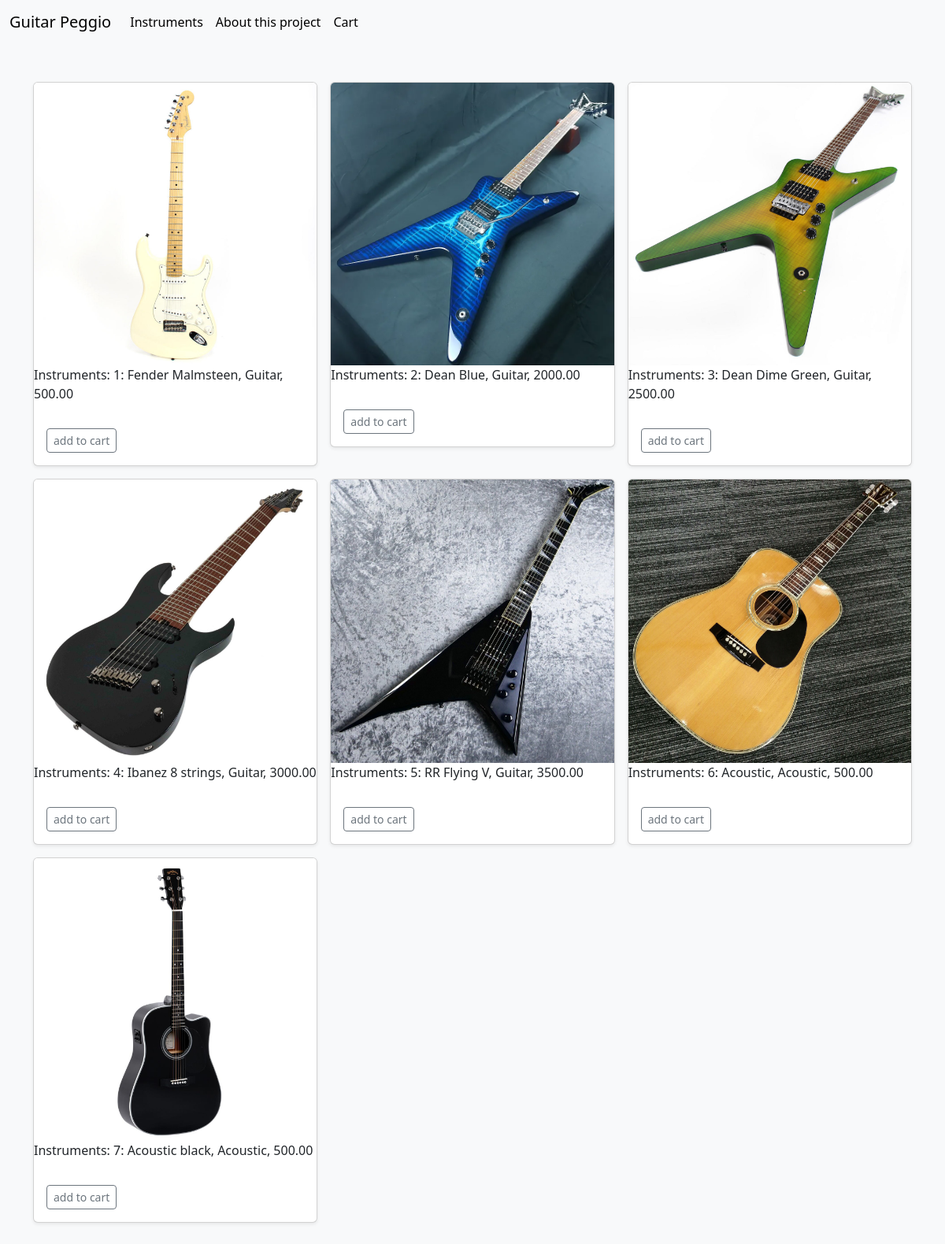
Screenshot of /products/instruments/ with the database file from the repository.
### products/models.py (models this page shows, shortened)
class Product(models.Model):
    name = models.CharField(max_length=64)
    price = models.DecimalField(max_digits=10, decimal_places=2)
    type = models.CharField(max_length=64, default="Intrument")
    imagem = models.ImageField(upload_to="products/")

### products/views.py (the view)
# urls.py: path("instruments/", views.instruments, name="instruments"),
def instruments(request):
    return render(request,"products/instruments.html", {
        "products": Product.objects.all()
    })

### products/templates/products/instruments.html (shortened to what this page needs)
{% extends 'products/layout.html' %}
{% block content %}
<div class="album py-5 bg-body-tertiary">
    <div class="container">
        <div class="row row-cols-1 row-cols-sm-2 row-cols-md-3 g-3">
            {% for product in products %}
                <div class="col">
                    <div class="card shadow-sm">
                        <div style="max-width: 100%; overflow: hidden; height: auto;">
                            <img src="{{ product.imagem.url }}" alt="Descrição da Imagem" class="bd-placeholder-img card-img-top">
                        </div>
                        <li class="list-group-item">Instruments: {{product.id}}: {{product.name}}, {{product.type}}, {{product.price}}</li>
                        <div class="card-body">
                            <div class="d-flex justify-content-between align-items-center">
                                <div class="btn-group">
                                    <form method="post" action="{% url 'add_to_cart' product.id %}">
                                        <button type="submit" class="btn btn-sm btn-outline-secondary">add to cart</button>
                                    </form>
                                </div>
                            </div>
                        </div>
                    </div>
                </div>
            {% endfor %}
        </div>
    </div>
</div>
{% endblock %}

### rows the page displays
Product: imagem (picture), id "1", name "Fender Malmsteen", type "Guitar", price "500.00"
Product: imagem (picture), id "2", name "Dean Blue", type "Guitar", price "2000.00"
Product: imagem (picture), id "3", name "Dean Dime Green", type "Guitar", price "2500.00"
Product: imagem (picture), id "4", name "Ibanez 8 strings", type "Guitar", price "3000.00"
Product: imagem (picture), id "5", name "RR Flying V", type "Guitar", price "3500.00"
Product: imagem (picture), id "6", name "Acoustic", type "Acoustic", price "500.00"
Product: imagem (picture), id "7", name "Acoustic black", type "Acoustic", price "500.00"
